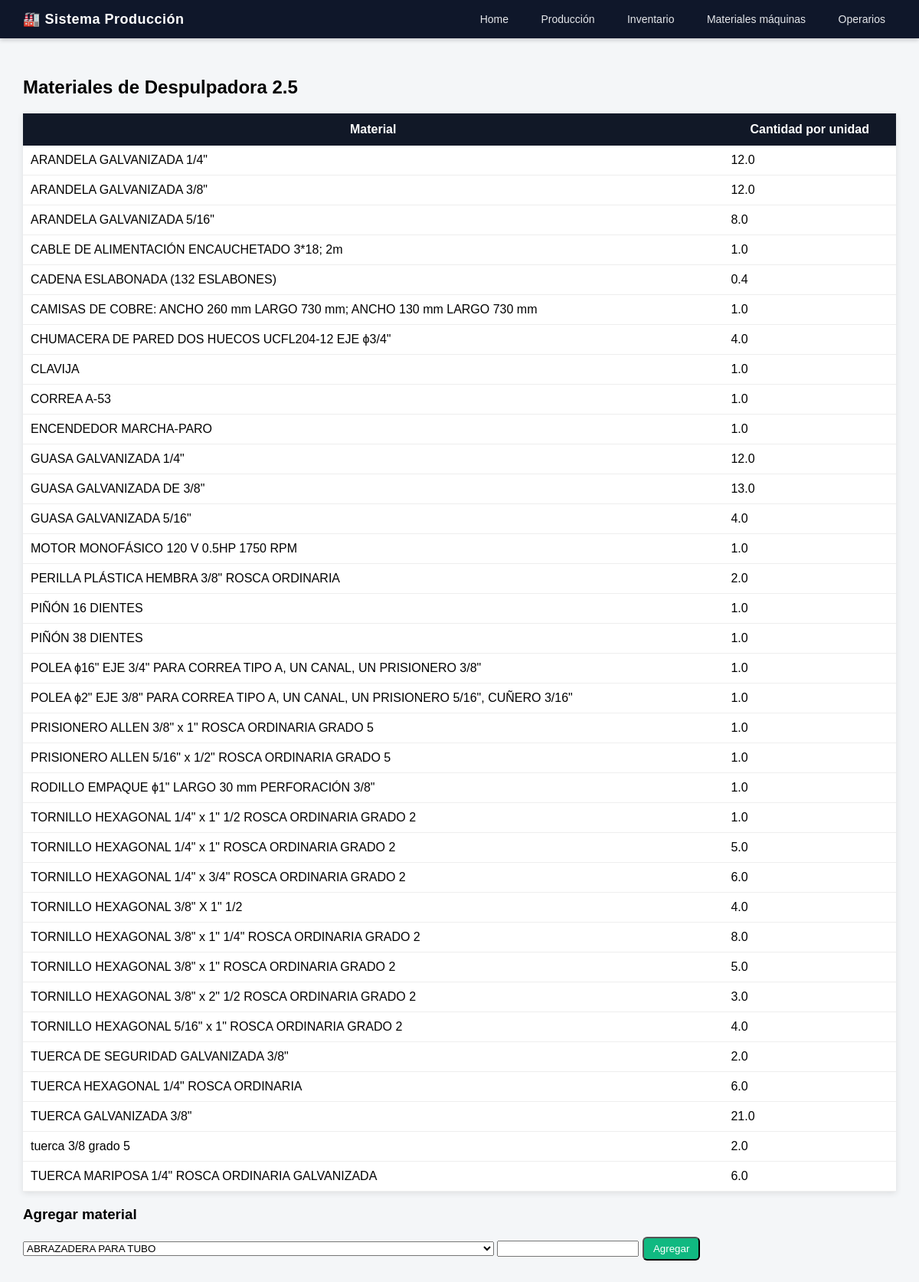
/materiales_maquina/1, run on the app's committed database.
### tables this page shows
CREATE TABLE maquinas(id INTEGER PRIMARY KEY,nombre TEXT);

CREATE TABLE maquina_materiales (
    id INTEGER PRIMARY KEY AUTOINCREMENT,
    maquina INTEGER,
    referencia TEXT,
    cantidad REAL
);

### main.py (the view)
@app.get("/materiales_maquina/{maquina_id}", response_class=HTMLResponse)
def materiales_maquina(maquina_id: int, request: Request):
    conn = db()
    c = conn.cursor()
    maquina = c.execute("""
        SELECT nombre
        FROM maquinas
        WHERE id = ?
    """,(maquina_id,)).fetchone()
    materiales = c.execute("""
        SELECT referencia, cantidad
        FROM maquina_materiales
        WHERE maquina = ?
    """,(maquina_id,)).fetchall()
    inventario = c.execute("""
        SELECT referencia
        FROM inventario
        ORDER BY referencia
    """).fetchall()
    conn.close()
    return templates.TemplateResponse(
        "materiales_maquina.html",
        {
            "request": request,
            "maquina": maquina,
            "maquina_id": maquina_id,
            "materiales": materiales,
            "inventario": inventario
        }
    )

### templates/materiales_maquina.html
{% extends "base.html" %}
{% block content %}
<h2>Materiales de {{ maquina[0] }}</h2>
<table>
<tr>
<th>Material</th>
<th>Cantidad por unidad</th>
</tr>
{% for m in materiales %}
<tr>
<td>{{ m[0] }}</td>
<td>{{ m[1] }}</td>
</tr>
{% endfor %}
</table>
<h3>Agregar material</h3>
<form method="post" action="/materiales_maquina/{{ maquina_id }}/agregar">
<select name="referencia">
{% for i in inventario %}
<option value="{{ i[0] }}">{{ i[0] }}</option>
{% endfor %}
</select>
<input type="number" step="0.01" name="cantidad" required>
<button class="btn" type="submit">
Agregar
</button>
</form>
{% endblock %}

### templates/base.html (style rules this page uses)
body { font-family: Arial; background:#f4f6f8; margin:0; }
table { width:100%; border-collapse:collapse; background:white; box-shadow:0 2px 8px rgba(0,0,0,0.1); }
th { background:#111827; color:white; padding:12px; }
td { padding:10px; border-bottom:1px solid #eee; }
.btn { background:#10b981; color:white; padding:6px 12px; border-radius:6px; text-decoration:none; }

### data on the page
maquinas: nombre "Despulpadora 2.5"
maquina_materiales: referencia "ARANDELA GALVANIZADA 1/4\"", cantidad "12.0"
maquina_materiales: referencia "ARANDELA GALVANIZADA 3/8\"", cantidad "12.0"
maquina_materiales: referencia "ARANDELA GALVANIZADA 5/16\"", cantidad "8.0"
maquina_materiales: referencia "CABLE DE ALIMENTACIÓN ENCAUCHETADO 3*18; 2m", cantidad "1.0"
maquina_materiales: referencia "CADENA ESLABONADA (132 ESLABONES)", cantidad "0.4"
maquina_materiales: referencia "CAMISAS DE COBRE: ANCHO 260 mm LARGO 730 mm; ANCHO 130 mm LARGO 730 mm", cantidad "1.0"
maquina_materiales: referencia "CHUMACERA DE PARED DOS HUECOS UCFL204-12 EJE ϕ3/4\"", cantidad "4.0"
maquina_materiales: referencia "CLAVIJA", cantidad "1.0"
maquina_materiales: referencia "CORREA A-53", cantidad "1.0"
maquina_materiales: referencia "ENCENDEDOR MARCHA-PARO", cantidad "1.0"
maquina_materiales: referencia "GUASA GALVANIZADA 1/4\"", cantidad "12.0"
maquina_materiales: referencia "GUASA GALVANIZADA DE 3/8\"", cantidad "13.0"
maquina_materiales: referencia "GUASA GALVANIZADA 5/16\"", cantidad "4.0"
maquina_materiales: referencia "MOTOR MONOFÁSICO 120 V 0.5HP 1750 RPM", cantidad "1.0"
maquina_materiales: referencia "PERILLA PLÁSTICA HEMBRA 3/8\" ROSCA ORDINARIA", cantidad "2.0"
maquina_materiales: referencia "PIÑÓN 16 DIENTES", cantidad "1.0"
maquina_materiales: referencia "PIÑÓN 38 DIENTES", cantidad "1.0"
maquina_materiales: referencia "POLEA ϕ16\" EJE 3/4\" PARA CORREA TIPO A, UN CANAL, UN PRISIONERO 3/8\"", cantidad "1.0"
maquina_materiales: referencia "POLEA ϕ2\" EJE 3/8\" PARA CORREA TIPO A, UN CANAL, UN PRISIONERO 5/16\", CUÑERO 3/16\"", cantidad "1.0"
maquina_materiales: referencia "PRISIONERO ALLEN 3/8\" x 1\" ROSCA ORDINARIA GRADO 5", cantidad "1.0"
maquina_materiales: referencia "PRISIONERO ALLEN 5/16\" x 1/2\" ROSCA ORDINARIA GRADO 5", cantidad "1.0"
maquina_materiales: referencia "RODILLO EMPAQUE ϕ1\" LARGO 30 mm PERFORACIÓN 3/8\"", cantidad "1.0"
maquina_materiales: referencia "TORNILLO HEXAGONAL 1/4\" x 1\" 1/2 ROSCA ORDINARIA GRADO 2", cantidad "1.0"
maquina_materiales: referencia "TORNILLO HEXAGONAL 1/4\" x 1\" ROSCA ORDINARIA GRADO 2", cantidad "5.0"
maquina_materiales: referencia "TORNILLO HEXAGONAL 1/4\" x 3/4\" ROSCA ORDINARIA GRADO 2", cantidad "6.0"
maquina_materiales: referencia "TORNILLO HEXAGONAL 3/8\" X 1\" 1/2", cantidad "4.0"
maquina_materiales: referencia "TORNILLO HEXAGONAL 3/8\" x 1\" 1/4\" ROSCA ORDINARIA GRADO 2", cantidad "8.0"
maquina_materiales: referencia "TORNILLO HEXAGONAL 3/8\" x 1\" ROSCA ORDINARIA GRADO 2", cantidad "5.0"
maquina_materiales: referencia "TORNILLO HEXAGONAL 3/8\" x 2\" 1/2 ROSCA ORDINARIA GRADO 2", cantidad "3.0"
maquina_materiales: referencia "TORNILLO HEXAGONAL 5/16\" x 1\" ROSCA ORDINARIA GRADO 2", cantidad "4.0"
maquina_materiales: referencia "TUERCA DE SEGURIDAD GALVANIZADA 3/8\"", cantidad "2.0"
maquina_materiales: referencia "TUERCA HEXAGONAL 1/4\" ROSCA ORDINARIA", cantidad "6.0"
maquina_materiales: referencia "TUERCA GALVANIZADA 3/8\"", cantidad "21.0"
maquina_materiales: referencia "tuerca 3/8 grado 5", cantidad "2.0"
maquina_materiales: referencia "TUERCA MARIPOSA 1/4\" ROSCA ORDINARIA GALVANIZADA", cantidad "6.0"

### other printed values
form field referencia "ABRAZADERA PARA TUBO"
